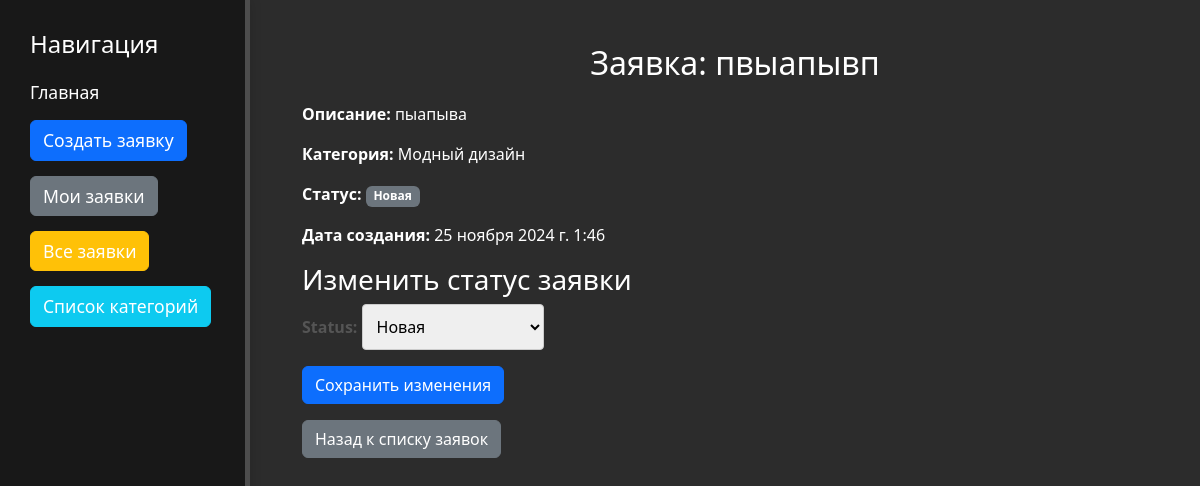
The app's page /request/8/ (signed in) with its own data.
### studio/models.py (models this page shows, shortened)
class Request(models.Model):
    STATUS_CHOICES = [
        ('new', 'Новая'),
        ('in_progress', 'Принято в работу'),
        ('completed', 'Выполнено'),
    ]
    title = models.CharField(max_length=255)
    description = models.TextField()
    category = models.ForeignKey('Category', on_delete=models.CASCADE)
    photo = models.ImageField(upload_to='request_photos/', null=True, blank=True)
    status = models.CharField(max_length=50, choices=STATUS_CHOICES, default='new')
    user = models.ForeignKey('auth.User', on_delete=models.CASCADE)
    paid = models.BooleanField(default=False)  # Поле, показывающее оплачена ли заявка
    created_at = models.DateTimeField(auto_now_add=True)

class Category(models.Model):
    name = models.CharField(max_length=100)
    description = models.TextField(blank=True, null=True)  # Это поле должно быть здесь!
    comment = models.TextField(blank=True, null=True)

### studio/views.py (the view)
# urls.py: path('request/<int:pk>/', views.request_detail, name='request_detail'),  # Новый путь для отдельной заявки
@login_required
def request_detail(request, pk):
    user_request = get_object_or_404(Request, pk=pk)
    if not request.user.is_staff and request.user != user_request.user:
        messages.error(request, 'У вас нет прав для изменения этой заявки.')
        return redirect('studio:view_requests')
    if request.method == 'POST':
        form = StatusChangeForm(request.POST, instance=user_request)
        if form.is_valid():
            form.save()  # Сохраняем новый статус
            messages.success(request, f"Статус заявки '{user_request.title}' изменен!")
            return redirect('studio:request_detail', pk=user_request.pk)  # Оставляем на этой же странице
    else:
        form = StatusChangeForm(instance=user_request)
    return render(request, 'studio/request_detail.html', {
        'request': user_request,
        'form': form
    })

### studio/forms.py
class StatusChangeForm(forms.ModelForm):
    class Meta:
        model = Request
        fields = ['status']
    def __init__(self, *args, **kwargs):
        super().__init__(*args, **kwargs)
        self.fields['status'].widget = forms.Select(choices=Request.STATUS_CHOICES)

### Desing_pro/studio/templates/studio/request_detail.html (shortened to what this page needs)
{% extends 'studio/base.html' %}
{% block content %}
  <div class="container mt-4">
    <h1>Заявка: {{ request.title }}</h1>
    <p><strong>Описание:</strong> {{ request.description }}</p>
    <p><strong>Категория:</strong> {{ request.category.name }}</p>
    <p><strong>Статус:</strong>
      {% if request.status == 'new' %}
        <span class="badge bg-secondary">Новая</span>
      {% elif request.status == 'in_progress' %}
        <span class="badge bg-warning text-dark">Принято в работу</span>
      {% elif request.status == 'completed' %}
        <span class="badge bg-success">Выполнено</span>
      {% endif %}
    </p>
    <p><strong>Дата создания:</strong> {{ request.created_at }}</p>
    {% if user.is_staff %}
      <h3>Изменить статус заявки</h3>
      <form method="post">
        {{ form.as_p }}
        <button type="submit" class="btn btn-primary">Сохранить изменения</button>
      </form>
    {% endif %}
    <a href="{% url 'studio:admin_view_requests' %}" class="btn btn-secondary mt-3">Назад к списку заявок</a>
  </div>
{% endblock %}

### studio/static/css/styles.css (style rules this page uses)
body { background: #2c2c2c; color: #fff; }
a { text-decoration: none; color: #fff }
form { width:100%; }
h1 { margin: auto; }
h1 { text-align: center; font-size: 2rem; color: black; margin-bottom: 20px; }
label { font-weight: bold; color: #555; }
input, textarea, select { padding: 10px; font-size: 1rem; border: 1px solid #ccc; border-radius: 4px; outline: none; transition: border-color 0.3s; }
h1 { font-size: 2rem; color: #fff; margin-bottom: 20px; text-align: center; }

### records on screen
Request: title "пвыапывп", description "пыапыва", category.name "Модный дизайн", created_at "25 ноября 2024 г. 1:46", status "Новая"
